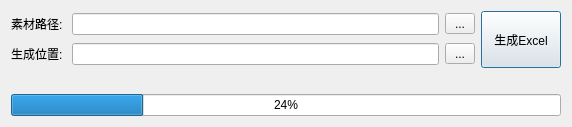
<?xml version="1.0" encoding="UTF-8"?>
<ui version="4.0">
 <class>MovToExcel</class>
 <widget class="QDialog" name="MovToExcel">
  <property name="geometry">
   <rect>
    <x>0</x>
    <y>0</y>
    <width>572</width>
    <height>123</height>
   </rect>
  </property>
  <property name="windowTitle">
   <string>项目Excel生成工具</string>
  </property>
  <layout class="QVBoxLayout" name="verticalLayout_2" stretch="0,0,0">
   <item>
    <layout class="QHBoxLayout" name="horizontalLayout_3">
     <item>
      <layout class="QVBoxLayout" name="verticalLayout">
       <item>
        <layout class="QHBoxLayout" name="horizontalLayout">
         <item>
          <widget class="QLabel" name="label">
           <property name="text">
            <string>素材路径: </string>
           </property>
          </widget>
         </item>
         <item>
          <widget class="QLineEdit" name="path_line"/>
         </item>
         <item>
          <widget class="QToolButton" name="path_btn">
           <property name="minimumSize">
            <size>
             <width>30</width>
             <height>20</height>
            </size>
           </property>
           <property name="text">
            <string>...</string>
           </property>
          </widget>
         </item>
        </layout>
       </item>
       <item>
        <layout class="QHBoxLayout" name="horizontalLayout_2">
         <item>
          <widget class="QLabel" name="label_2">
           <property name="text">
            <string>生成位置: </string>
           </property>
          </widget>
         </item>
         <item>
          <widget class="QLineEdit" name="excel_path_line"/>
         </item>
         <item>
          <widget class="QToolButton" name="excel_path_btn">
           <property name="minimumSize">
            <size>
             <width>30</width>
             <height>20</height>
            </size>
           </property>
           <property name="text">
            <string>...</string>
           </property>
          </widget>
         </item>
        </layout>
       </item>
      </layout>
     </item>
     <item>
      <widget class="QPushButton" name="to_excel_btn">
       <property name="minimumSize">
        <size>
         <width>0</width>
         <height>57</height>
        </size>
       </property>
       <property name="text">
        <string>生成Excel</string>
       </property>
      </widget>
     </item>
    </layout>
   </item>
   <item>
    <widget class="QLabel" name="label_3">
     <property name="minimumSize">
      <size>
       <width>0</width>
       <height>0</height>
      </size>
     </property>
     <property name="text">
      <string/>
     </property>
    </widget>
   </item>
   <item>
    <widget class="QProgressBar" name="progressBar">
     <property name="value">
      <number>24</number>
     </property>
    </widget>
   </item>
  </layout>
 </widget>
 <resources/>
 <connections/>
</ui>
